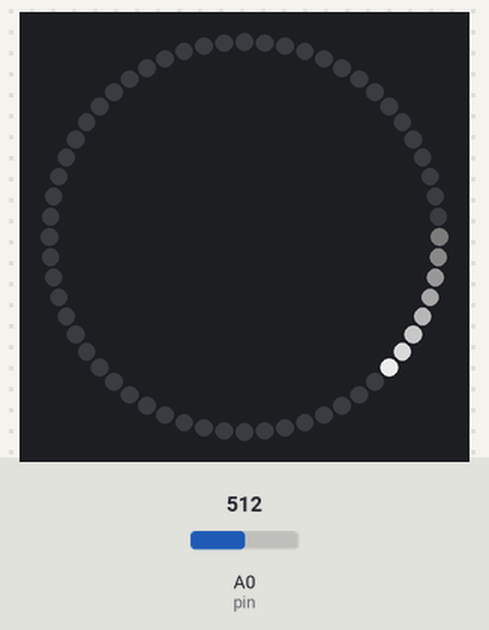
This sketch was run on a simulated Arduino Nano, built with avr-gcc and run on an emulated ATmega328P. Parts: 60 RGB LEDs in a ring, first at the top, clockwise. The inputs (shaded band) are chosen by the test bench; at power-on: A0 (pin) = 512. Dim RGB values are drawn brighter than linear; random numbers use the default seed unless the sketch sets one.

Above: at 1.2 s.
1.3 s: A0 (pin) set to 649
2.9 s: A0 (pin) set to 668
At 3.41 s:
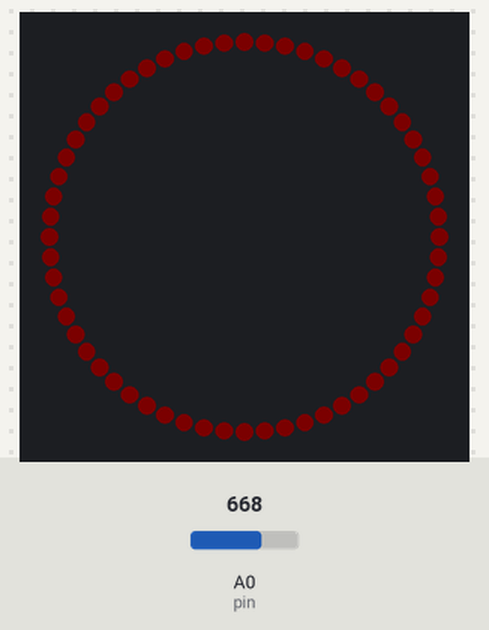
4.7 s: A0 (pin) set to 511
6.5 s: A0 (pin) set to 528
At 7.2 s:
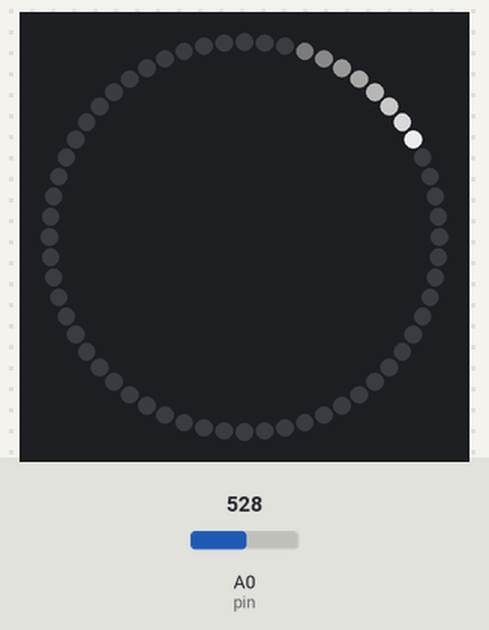
8.1 s: A0 (pin) set to 900
At 8.4 s:
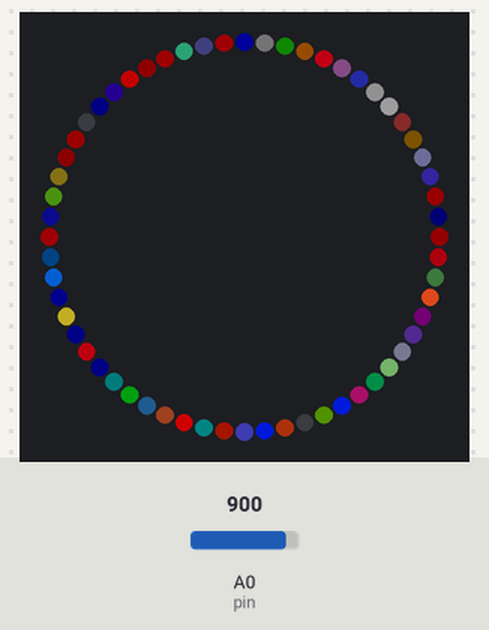
10.3 s: A0 (pin) set to 942
12.4 s: A0 (pin) set to 958
At 13.6 s:
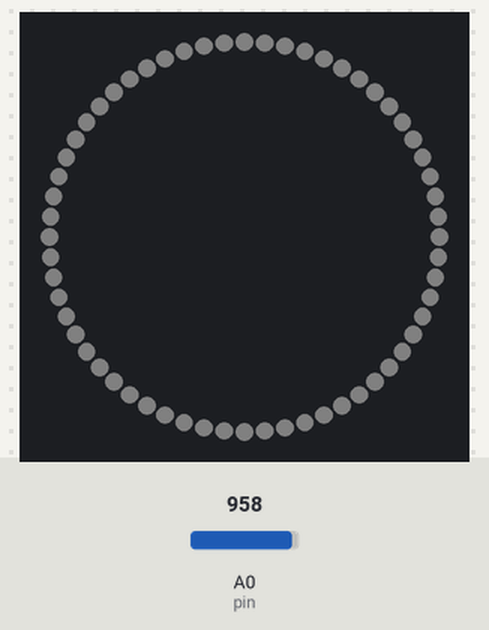

The sketch:

NeoPixels.ino
```cpp
// Control for NeoPixels in secret room

// Circuit contains:
//  + On/off switch
//  + Eight-stop rotary switch, which can be read on an analog pin
//  + Five 12-LED NeoPixel rings

// ----------------------------------------------------------------------------

// SPDX-License-Identifier: Apache-2.0

// Copyright 2021 Sam Harrison

// Licensed under the Apache License, Version 2.0 (the "License");
// you may not use this file except in compliance with the License.
// You may obtain a copy of the License at

// http://www.apache.org/licenses/LICENSE-2.0

// Unless required by applicable law or agreed to in writing, software
// distributed under the License is distributed on an "AS IS" BASIS,
// WITHOUT WARRANTIES OR CONDITIONS OF ANY KIND, either express or implied.
// See the License for the specific language governing permissions and
// limitations under the License.

// ----------------------------------------------------------------------------

#include <inttypes.h>

#include <Arduino.h>
#include <Adafruit_NeoPixel.h>

// ----------------------------------------------------------------------------
// Config

namespace neopixels {
    constexpr uint8_t pin = 2;

    constexpr uint8_t n_rings = 5;
    constexpr uint8_t n_leds_per_ring = 12;
    constexpr uint8_t n_leds = n_leds_per_ring * n_rings;
    constexpr uint8_t brightness = 200;  // Max: 255

    // Declare the NeoPixel strip object
    // Note that this set of NeoPixels have a non-standard colour wiring
    // See e.g. the Adafruit NeoPixel Überguide
    // https://learn.adafruit.com/adafruit-neopixel-uberguide/arduino-library-use
    Adafruit_NeoPixel strip(n_leds, pin, NEO_GRBW + NEO_KHZ800);
}

namespace mode_switch {
    constexpr uint8_t pin = A0;
    constexpr uint8_t n_stops = 8;
}

// Different lighting modes
// Note that they will appear in this order!
enum class modes: uint8_t {
    BRIGHT_WHITE,
    PASTEL_RAINBOW,
    ROLLING_RAINBOW,
    ROLLING_RAINBOW_RING,
    CHASING_DOTS,
    PULSING_COLOURS,
    RANDOM,
    DIM_WHITE,
    // -----
    ERROR
};
// Initialise status: this will be overwritten immediately
modes current_mode = modes::ERROR;

// ----------------------------------------------------------------------------
// Function declarations

namespace mode_switch {
    // Reads and transforms switch voltage to a lighting mode
    modes read_mode();
}

// Functions to control lights -- all loop until switch changes
namespace neopixels {
    // Simply display colour, checking mode switch intermittently
    void constant_colour(const uint32_t colour);

    // Loops through the colour wheel (i.e. HSV)
    // Possible to change speed via `hue_step_size` and create transitions
    // between adjacent LEDs via `phase_offset`.
    void rainbow(
        const uint16_t hue_step_size = 16,
        const uint16_t phase_offset = 0,
        const uint8_t white = 0,
        const uint8_t saturation = UINT8_MAX,
        const uint8_t value = UINT8_MAX
    );

    // Random colours (change `delay_ms` to set speed)
    void random(const uint16_t delay_ms);

    // Cycles through the colour wheel at fluctuating intensity
    // Picks `n_colours`, evenly spaced by hue. By default, the first colour is
    // centred on red (so any value of `n_colours` divisible by three will
    // include green and blue). This can be changed using `hue_offset` if
    // required. Similarly to other functions, the proportion of `white` and
    // speed (`delay_ms`) can be changed as necessary too.
    void pulsing_colours(
        const uint8_t n_colours,
        const uint16_t delay_ms,
        const uint8_t white = 0,
        const uint16_t hue_offset = 0
    );

    // Set of dots chasing around the LEDs
    // A batch of `n_dots` is released (at a gap of `separation`) which pass
    // along the LEDs. Once all have finished a new batch is released. Also
    // possible to change the length of the trail they leave behind them
    // (`n_fade`) and speed (`delay_ms`).
    void chasing_dots(
        const uint8_t n_dots,
        const uint8_t n_fade,
        const uint16_t separation,
        const uint16_t delay_ms
    );
}

// ----------------------------------------------------------------------------

// Runs once at startup
void setup() {
    // Initialise pixels
    neopixels::strip.begin();  // Initialise NeoPixel strip object (REQUIRED)
    neopixels::strip.setBrightness(neopixels::brightness);
    neopixels::strip.show();  // Turn OFF all pixels ASAP

    // Initialise random number generator
    // Use signal on unconnected pin as seed
    randomSeed(analogRead(A7));

    // Open serial port (speed in bits per second)
    //Serial.begin(9600);
    // https://www.arduino.cc/reference/en/language/functions/communication/serial/ifserial
    //while (!Serial) {
    //    ; // wait for serial port to connect. Needed for native USB
    //}
}

// Runs repeatedly after `setup()` has finished
void loop() {

    // Jump into subfunction to control NeoPixels: these functions are all
    // designed to remain running until the switch changes
    current_mode = mode_switch::read_mode();
    switch (current_mode) {
        // --------------------------------------------------------------------
        case modes::BRIGHT_WHITE : {
            const uint32_t colour = neopixels::strip.gamma32(
                neopixels::strip.Color(0, 0, 0, UINT8_MAX)
            );
            neopixels::constant_colour(colour);
            break;
        }
        // --------------------------------------------------------------------
        case modes::DIM_WHITE : {
            const uint32_t colour = neopixels::strip.gamma32(
                neopixels::strip.Color(0, 0, 0, UINT8_MAX / 4)
            );
            neopixels::constant_colour(colour);
            break;
        }
        // --------------------------------------------------------------------
        // Nice slow fade with all colours in sync, as well as a large amount
        // of background white for pastel shades
        case modes::PASTEL_RAINBOW : {
            const uint16_t hue_step_size = 4;
            const uint16_t phase_offset = 0;
            const uint8_t white = 2 * (UINT8_MAX / 3);
            neopixels::rainbow(hue_step_size, phase_offset, white);
            break;
        }
        // --------------------------------------------------------------------
        // Spread the colour wheel across all LEDs, so seems to slowly move
        // around the room. Small amount of white to smooth intensity
        // differences as hue changes.
        case modes::ROLLING_RAINBOW : {
            const uint16_t hue_step_size = 64;
            const uint16_t phase_offset = UINT16_MAX / neopixels::n_leds;
            const uint8_t white = UINT8_MAX / 4;
            neopixels::rainbow(hue_step_size, phase_offset, white);
            break;
        }
        // --------------------------------------------------------------------
        // Full rainbow rolls around each ring simultaneously
        case modes::ROLLING_RAINBOW_RING : {
            const uint16_t hue_step_size = 256;
            const uint16_t phase_offset = UINT16_MAX / neopixels::n_leds_per_ring;
            const uint8_t white = 0;
            neopixels::rainbow(hue_step_size, phase_offset, white);
            break;
        }
        // --------------------------------------------------------------------
        case modes::PULSING_COLOURS : {
            const uint8_t n_colours = 6;
            const uint16_t delay_ms = 10;
            neopixels::pulsing_colours(n_colours, delay_ms);
            break;
        }
        // --------------------------------------------------------------------
        case modes::CHASING_DOTS : {
            const uint8_t n_dots = 5;
            const uint8_t n_fade = 8;
            const uint16_t separation = 40;
            const uint16_t delay_ms = 50;
            neopixels::chasing_dots(n_dots, n_fade, separation, delay_ms);
            break;
        }
        // --------------------------------------------------------------------
        case modes::RANDOM : {
            const uint16_t delay_ms = 25;
            neopixels::random(delay_ms);
            break;
        }
        // --------------------------------------------------------------------
        // Error reading pin, or...
        case modes::ERROR :
        // Invalid state. We *really* shouldn't end up in a mode outside the
        // enumerated set.
        // In both cases use lights to make it obvious! Then retry
        default : {
            // Nice bright red
            const uint32_t colour = neopixels::strip.gamma32(
                neopixels::strip.Color(UINT8_MAX, 0, 0, 0)
            );
            // Fill directly rather than entering a subfunction
            // We don't want to wait for a switch to change if we don't trust
            // what we are reading or how we got here
            neopixels::strip.fill(colour);
            neopixels::strip.show();
            // And pause to see if that helps
            delay(250);
            break;
        }
        // --------------------------------------------------------------------
    }

    // Brief pause is fine -- may well be changing several stops at once
    delay(50);

    //Serial.println(analogRead(mode_switch::pin));
    //delay(250);
}

// ----------------------------------------------------------------------------

// Reads and transforms switch voltage to a lighting mode
modes mode_switch::read_mode() {
    // 10-bit ADC on ATmega based boards (UNO, Nano, etc.)
    // This gives a voltage between 0 and 1023 as read by the Arduino
    const int voltage = analogRead(pin);

    // Check nothing weird going on
    if ((voltage < 0) || (voltage > 1023)) {
        return modes::ERROR;
    }

    // See where in the resistive ladder we are
    // Have a 1k resistor between each of the `n_stops`, so each is at an
    // equally spaced voltage. Here, we just assign to the nearest stop, or
    // equivalently, split at the voltages halfway between each stop.

    // Might as well use the extra 6 bits of precision available
    const uint16_t value = (static_cast<uint16_t>(voltage) << 6);
    // Cache half the distance between stops
    const uint16_t delta = UINT16_MAX / (2 * (n_stops - 1));
    // And now test if we are in range of each step one by one
    for (uint8_t n = 0; n < (n_stops - 1); ++n) {
        // Calculate voltage halfway between this stop and the next
        const uint16_t threshold = (2 * n + 1) * delta;
        // If we are below this, we're done
        // This is safe as we test in ascending order (and error for voltage<0)
        if (value < threshold) {
            return static_cast<modes>(n);
        }
    }
    // And if we don't find a match we must be at the last stop
    // Note that we can't test this in the loop above due to overflow
    return static_cast<modes>(n_stops - 1);

    // Thought experiment: can we choose `n_stops` and a set of resistor values
    // such that the above is just bit shifting? E.g.
    // mode = static_cast<modes>(voltage << 6);
}

// ----------------------------------------------------------------------------

void neopixels::constant_colour(const uint32_t colour) {
    // Display the colour on all LEDs
    strip.fill(colour);
    strip.show();

    // And wait for input to change
    while (true) {
        const modes mode = mode_switch::read_mode();
        if (mode != current_mode) {
            return;
        }
        delay(100);
    }

    return;
}

// ----------------------------------------------------------------------------

// Loop through colour wheel (i.e. HSV)
// Note the code below makes extensive use of unsigned integer rollover!
void neopixels::rainbow(
    const uint16_t hue_step_size,
    const uint16_t phase_offset,
    const uint8_t white,
    const uint8_t saturation,
    const uint8_t value
) {
    // This is the reference that steadily increases
    // LEDs may be offset relative to this to make apparent motion
    uint16_t base_hue = 0;

    // Loop indefinitely until switch changes
    while (true) {
        // Fill each LED with its colour
        for (uint8_t n = 0; n < n_leds; ++n) {
            // Combine base hue with LED offsets and any baseline white
            // Note that offsets going backwards in hue make it look like the
            // effect is moving forwards in space (think of the rollers on a
            // treadmill).
            const uint16_t hue = base_hue - n * phase_offset;
            const uint32_t colour = strip.gamma32(
                strip.ColorHSV(hue, saturation, value)
                | (static_cast<uint32_t>(white) << 24)  // See definition of `strip.Color()`
            );
            strip.setPixelColor(n, colour);
        }
        // And go!
        strip.show();

        // Now take a small step along the hue axis for next time
        // While we could have passed in the step size as a signed integer to
        // allow reverse cycles, this is potentially dangerous to be trying to
        // do signed arithmetic when we are near UINT_MAX.
        base_hue += hue_step_size;
        // While we could have done this as an explicit loop through hues,
        // it doesn't give us any more control
        //for (uint16_t base_hue = 0; base_hue <= UINT16_MAX; ++base_hue) {
        // Similarly, this runs slow enough that extra delays are unnecessary
        //delay(100);

        // Finally, check the switch and return control if mode has changed
        const modes mode = mode_switch::read_mode();
        if (mode != current_mode) {
            return;
        }
    }

    return;
}

// ----------------------------------------------------------------------------

// Random colours (change `delay_ms` to set speed)
void neopixels::random(const uint16_t delay_ms) {
    // Loop indefinitely until switch changes
    while (true) {
        // Fill each LED with a random colour
        for (uint8_t n = 0; n < n_leds; ++n) {
            // Squaring the random variables gives a sparser distribution,
            // which results in brighter colours (i.e. less whitish mixes)
            const uint32_t colour = neopixels::strip.gamma32(
                neopixels::strip.Color(
                    //sq(sq(::random(UINT8_MAX)) / UINT8_MAX) / UINT8_MAX,
                    sq(::random(UINT8_MAX + 1)) / UINT8_MAX,
                    sq(::random(UINT8_MAX + 1)) / UINT8_MAX,
                    sq(::random(UINT8_MAX + 1)) / UINT8_MAX,
                    sq(::random(UINT8_MAX + 1)) / (2 * UINT8_MAX)
                )
            );

            // Alternative in HSV space
            // Personal preference is for the RGB version
            //const uint16_t hue = ::random(UINT16_MAX);
            //const uint8_t saturation = UINT8_MAX;  // White desaturates
            //const uint8_t value = sq(::random(UINT8_MAX + 1)) / UINT8_MAX;
            //const uint8_t white = sq(::random(UINT8_MAX + 1)) / (2 * UINT8_MAX);
            //const uint32_t colour = strip.gamma32(
            //    strip.ColorHSV(hue, saturation, value)
            //    | (static_cast<uint32_t>(white) << 24)  // See definition of `strip.Color()`
            //);

            strip.setPixelColor(n, colour);
        }
        // And go!
        strip.show();

        // Finally, check the switch and return control if mode has changed
        const modes mode = mode_switch::read_mode();
        if (mode != current_mode) {
            return;
        }

        // Pause to slow down effect
        delay(delay_ms);
    }

    return;
}

// ----------------------------------------------------------------------------

// Cycles through the colour wheel at fluctuating intensity
void neopixels::pulsing_colours(
    const uint8_t n_colours,
    const uint16_t delay_ms,
    const uint8_t white = 0,
    const uint16_t hue_offset = 0
) {
    // Loop indefinitely until switch changes
    while (true) {

        // Pick evenly spaced hues
        for (uint8_t hue_index = 0; hue_index < n_colours; ++hue_index) {
            const uint16_t hue =
                hue_index * (UINT16_MAX / n_colours) + hue_offset;

            // Loop through a full cycle of a sine wave in intensity
            // This goes from 0 to 255 (i.e. rather than -1 to 1) in 256 steps
            // Minimum is at 270°, so 3/4 of a cycle
            const uint8_t offset = 3 * (UINT8_MAX / 4);
            for (uint8_t phase = 25; phase <= (UINT8_MAX - 25); ++phase) {
                // Transform hue & intensity (i.e. value) to a single colour
                const uint8_t saturation = UINT8_MAX;
                const uint8_t value = max(
                    strip.sine8(phase + offset), UINT8_MAX / 16
                );
                const uint32_t colour = neopixels::strip.gamma32(
                    strip.ColorHSV(hue, saturation, value)
                    | (static_cast<uint32_t>(white) << 24)  // See definition of `strip.Color()`
                );
                // Display the colour on all LEDs
                strip.fill(colour);
                strip.show();

                // Finally, check the switch and return control if mode has changed
                const modes mode = mode_switch::read_mode();
                if (mode != current_mode) {
                    return;
                }

                // Pause to slow down effect
                delay(delay_ms);
            }
        }
    }

    return;
}

// ----------------------------------------------------------------------------

// Set of dots chasing around the LEDs
void neopixels::chasing_dots(
    const uint8_t n_dots,
    const uint8_t n_fade,
    const uint16_t separation,
    const uint16_t delay_ms
) {
    // How long does it take for all dots to travel along the strip?
    // Extra timepoints give pause between repeats
    const uint16_t n_timepoints =
        n_leds + ((n_dots - 1) * separation) + n_fade + 3;

    // Cache how much fading to apply
    // `n_fade = 2` gives: | 1 | 2/3 | 1/3 | 0 | ...
    uint32_t colours[n_fade + 1];
    for (uint8_t n_f = 0; n_f <= n_fade; ++n_f) {
        const uint8_t intensity =
            (n_fade + 1 - n_f) * (UINT8_MAX / (n_fade + 1));
        colours[n_f] = neopixels::strip.gamma32(
            neopixels::strip.Color(0, 0, 0, intensity)
        );
    }

    // Loop indefinitely until switch changes
    while (true) {
        // Loop through time
        for (uint16_t t = 0; t < n_timepoints; ++t) {
            // Start with everything off and add back in as needed
            strip.clear();

            // Place dots
            for (uint8_t n = 0; n < n_dots; ++n) {
                const uint16_t offset = n * separation;
                // Check if dot is present, but splitting comparisons to avoid
                // over/underflow affecting checks
                // If time hasn't advanced far enough for this dot to appear,
                // we're done rendering as none of the others are ready either
                if (t < offset) {break;}
                // Similarly, if this dot has finished we can move on to the
                // next one
                if (t > (n_leds + offset + n_fade)) {continue;}

                // Place the dot itself and fade strip
                for (uint8_t n_f = 0; n_f <= n_fade; ++n_f) {
                    // Need to make sure everything is visible (i.e. may be in
                    // the process of appearing or disappearing)
                    if (t <= (offset + n_f + n_leds)) {
                        strip.setPixelColor(t - offset - n_f, colours[n_f]);
                    }
                }
            }
            // And go!
            strip.show();

            // Finally, check the switch and return control if mode has changed
            const modes mode = mode_switch::read_mode();
            if (mode != current_mode) {
                return;
            }

            // Pause to slow down effect
            delay(delay_ms);
        }
    }

    return;

}
// ----------------------------------------------------------------------------
```

Measured:
- the behaviour switches between 658 and 659 on A0 (pin) (found by bisection; images 0 and 1)
- the behaviour switches between 950 and 951 on A0 (pin) (found by bisection; images 3 and 4)
